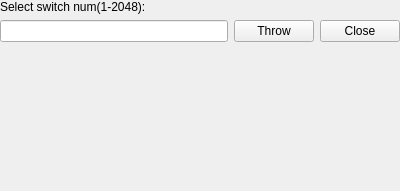
<?xml version="1.0" encoding="UTF-8"?>
<ui version="4.0">
 <class>LoconetSwitchControl</class>
 <widget class="QWidget" name="LoconetSwitchControl">
  <property name="geometry">
   <rect>
    <x>0</x>
    <y>0</y>
    <width>400</width>
    <height>191</height>
   </rect>
  </property>
  <property name="windowTitle">
   <string>Form</string>
  </property>
  <layout class="QVBoxLayout" name="verticalLayout">
   <property name="leftMargin">
    <number>0</number>
   </property>
   <property name="topMargin">
    <number>0</number>
   </property>
   <property name="rightMargin">
    <number>0</number>
   </property>
   <property name="bottomMargin">
    <number>0</number>
   </property>
   <item>
    <widget class="QLabel" name="label">
     <property name="text">
      <string>Select switch num(1-2048):</string>
     </property>
    </widget>
   </item>
   <item>
    <widget class="QWidget" name="widget" native="true">
     <layout class="QHBoxLayout" name="horizontalLayout">
      <property name="leftMargin">
       <number>0</number>
      </property>
      <property name="topMargin">
       <number>0</number>
      </property>
      <property name="rightMargin">
       <number>0</number>
      </property>
      <property name="bottomMargin">
       <number>0</number>
      </property>
      <item>
       <widget class="QLineEdit" name="switchNum"/>
      </item>
      <item>
       <widget class="QPushButton" name="throwButton">
        <property name="text">
         <string>Throw</string>
        </property>
       </widget>
      </item>
      <item>
       <widget class="QPushButton" name="closeButton">
        <property name="text">
         <string>Close</string>
        </property>
       </widget>
      </item>
     </layout>
    </widget>
   </item>
   <item>
    <spacer name="verticalSpacer">
     <property name="orientation">
      <enum>Qt::Vertical</enum>
     </property>
     <property name="sizeHint" stdset="0">
      <size>
       <width>20</width>
       <height>40</height>
      </size>
     </property>
    </spacer>
   </item>
  </layout>
 </widget>
 <resources/>
 <connections/>
</ui>
